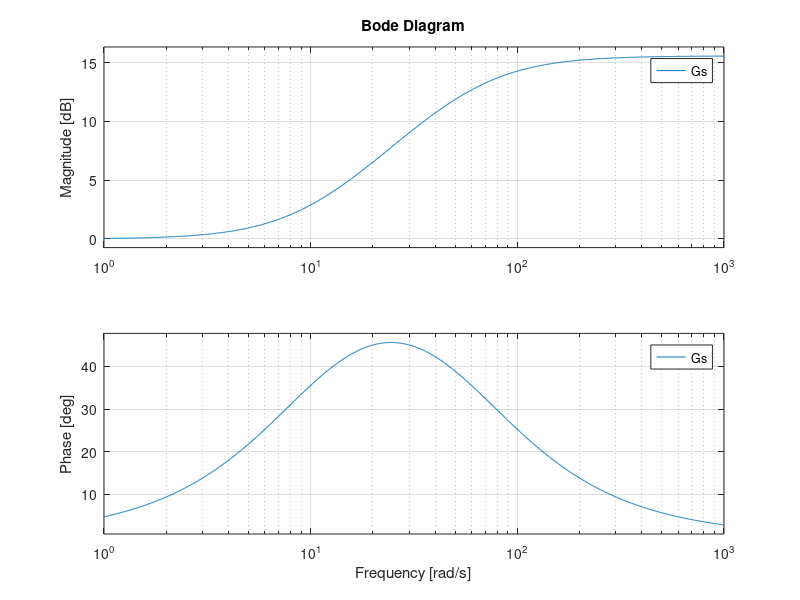

Write the MATLAB code that produced this figure.
% Regelungstechnik
% Aufgabe 3
home
clear
close all

s = tf('s')
Gs = (1 + s/10) / (1 + s/60);

figure(1)
title('Gs Aufgabe 3')
bode(Gs)